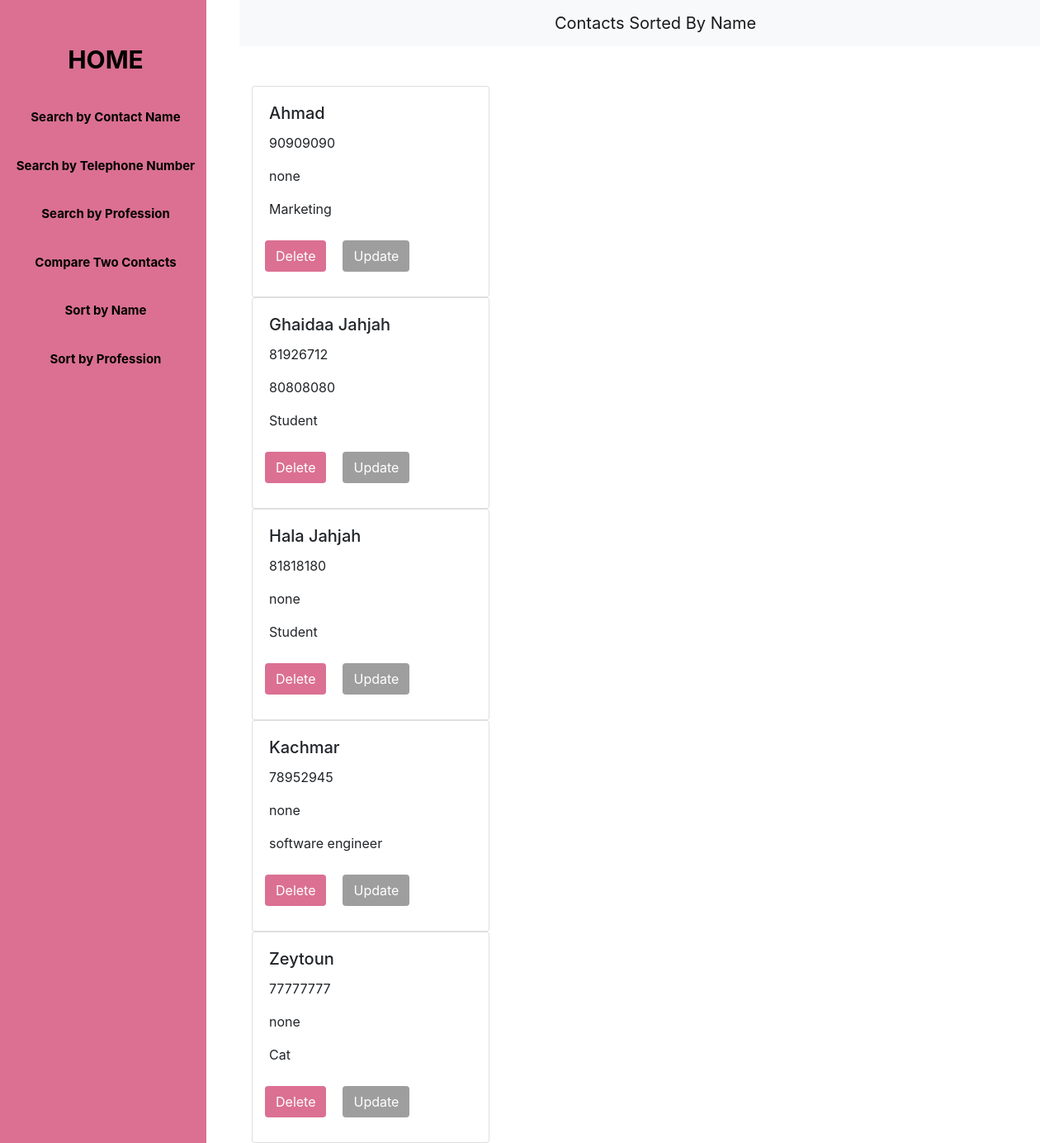
Page /sortByName on the committed database.
### tel_dir/models.py (models this page shows)
class Contact(models.Model):
    name = models.CharField(max_length=20)
    tel1 = models.CharField(max_length=8,unique=True)
    tel2 = models.CharField(max_length=8)
    profession = models.CharField(max_length=20)

### tel_dir/views.py (the view)
# urls.py: path('sortByName',views.sortByName,name='sortByName'),
def sortByName(request):
    contacts = Contact.objects.all().order_by('name')
    return render(request, "sortByName.html",{"contacts":contacts})

### tel_dir/templates/sortByName.html (shortened to what this page needs)
<!DOCTYPE html>
<html>
   <head>
    <link rel="stylesheet" href="https://stackpath.bootstrapcdn.com/bootstrap/4.4.1/css/bootstrap.min.css">
  </head>
  <body>
      {% load crispy_forms_tags %}
      <div class="sidenav">
        <a href="/" style="font-size: 30px">HOME</a>
        <a href="{% url 'tel_dir:searchByName' %}">Search by Contact Name</a>
        <a href="{% url 'tel_dir:searchByTel' %}">Search by Telephone Number</a>
        <a href="{% url 'tel_dir:searchByProfession' %}">Search by Profession</a>
        <a href="{% url 'tel_dir:compare' %}">Compare Two Contacts</a>
        <a href="{% url 'tel_dir:sortByName' %}">Sort by Name</a>
        <a href="{% url 'tel_dir:sortByProfession' %}">Sort by Profession</a>
      </div>
    <div class="column">
        <nav class="navbar navbar-light bg-light">
            <a class="navbar-brand mx-auto" href="">
              Contacts Sorted By Name
            </a>
          </nav>
      <br><br>
      <div class="container">
        {% for contact in contacts %}
        <div class="card" style="width: 18rem;">
          <div class="card-body">
            <h5 class="card-title">{{ contact.name }}</h5>
            <p class="card-text">{{ contact.tel1 }}</p>
            <p class="card-text">{{ contact.tel2 }}</p>
            <p class="card-text">{{ contact.profession }}</p>
            <div class="row">
            <form action="{% url 'tel_dir:deleteContact' contact.tel1 %}" method="post">
                <button class ="btn"  style="background:palevioletred ;color:white;margin: 10px" type="submit" >Delete</button>
            </form>
            <form action="{% url 'tel_dir:updateContact' contact.tel1 %}" method="get">
                <button class ="btn"  style="background:#9E9E9E ;color:white;margin: 10px" type="submit" >Update</button>
            </form>
        </div>
          </div>
        </div>
        {% endfor %}
      </div>
    </div>
  </body>
</html>

### tel_dir/templates/sortByName.html (style rules this page uses)
.sidenav { height:100%; width:250px; position: fixed; z-index:1; top:0; left:0; background-color: palevioletred; overflow-x: hidden; padding-top:20px; margin-right: 100px; }
.sidenav a { padding:30px 10px 6px 16px; text-decoration: none; font-size:15px; color: black; display:block; transition: 0.3s; font-weight: bold; text-align: center }
.column { margin-left:290px ; width: 80%; }

### rows in the picture
Contact: name "Ahmad", tel1 "90909090", tel2 "none", profession "Marketing"
Contact: name "Ghaidaa Jahjah", tel1 "81926712", tel2 "80808080", profession "Student"
Contact: name "Hala Jahjah", tel1 "81818180", tel2 "none", profession "Student"
Contact: name "Kachmar", tel1 "78952945", tel2 "none", profession "software engineer"
Contact: name "Zeytoun", tel1 "77777777", tel2 "none", profession "Cat"
